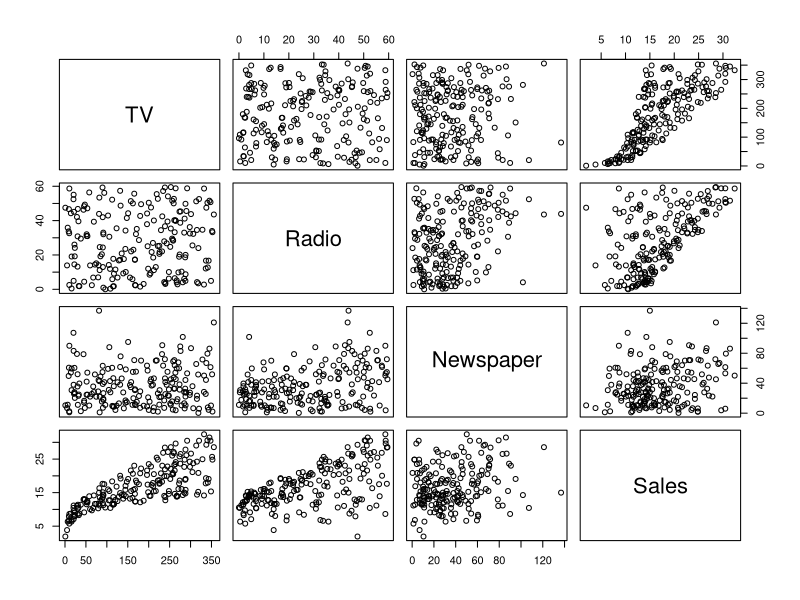
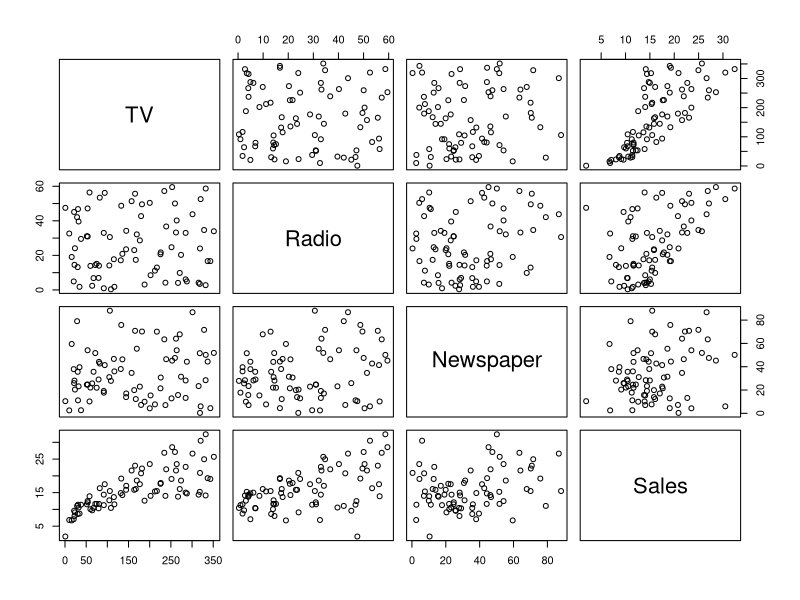
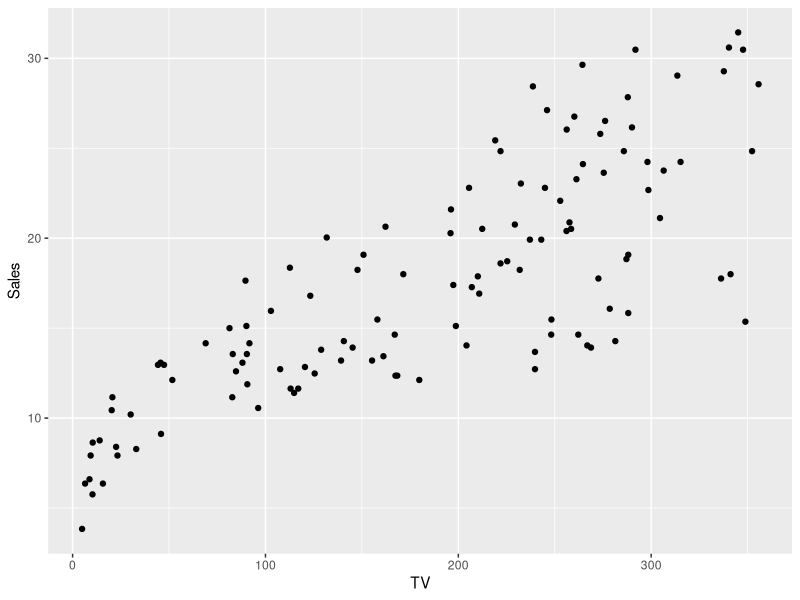
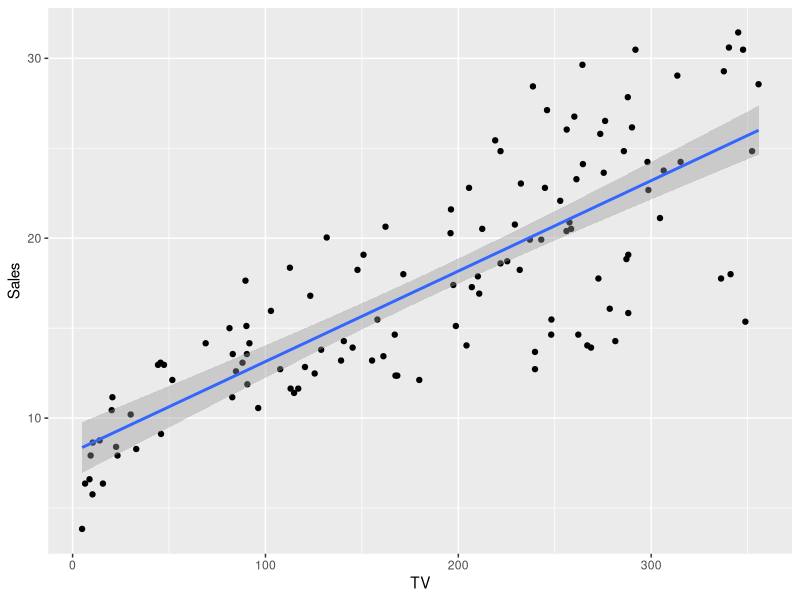
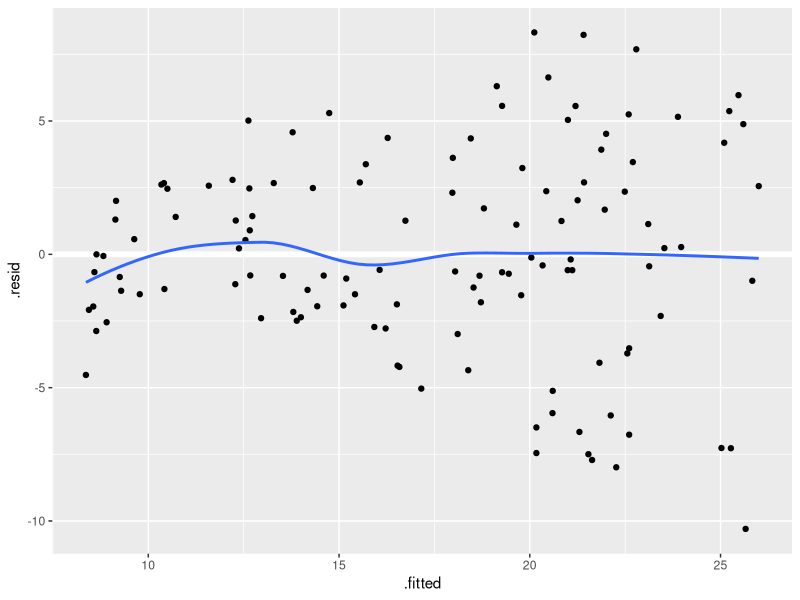
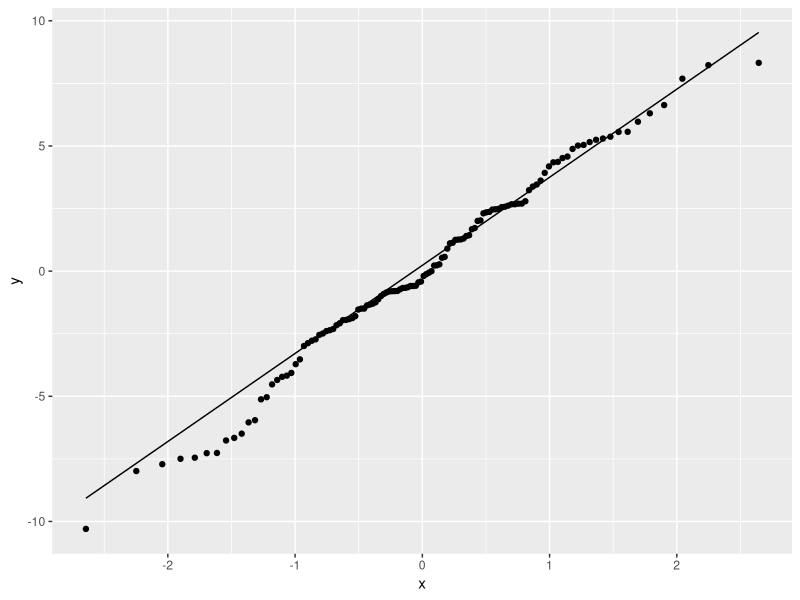
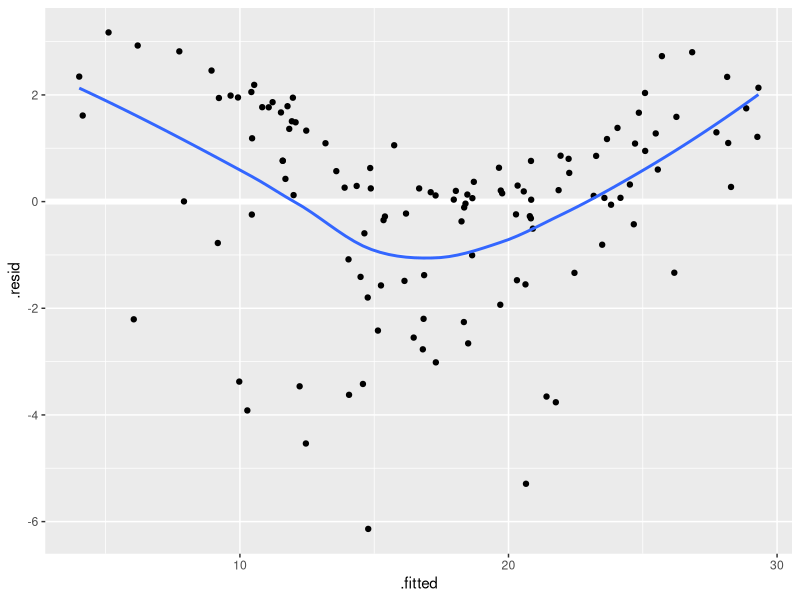
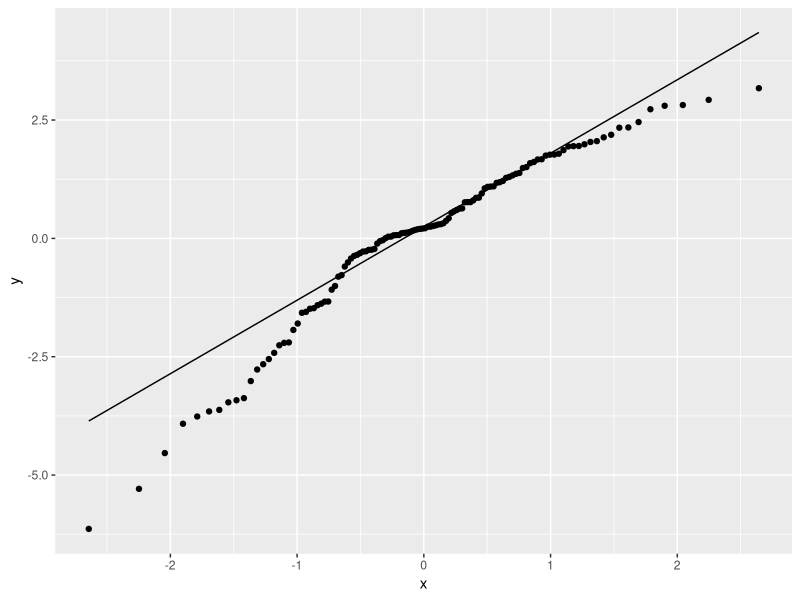

Write the R code that produced these figures, in order.

getwd()
setwd('/Users/hyunjinnam/course-statistics/Lecture 7')
data <- read.csv('data.csv')

str(data)
summary(data)


plot(data)


set.seed(123)
sample <- sample(c(T,F), nrow(data), replace = T, prob = c(0.6, 0.4))
train <- data[sample,]
test <- data[!sample,]


library(ggplot2)
plot(test)

ggplot(data = train, aes(TV, Sales)) +
  geom_point()


library(broom)
library(modelr)


model1 <- lm(Sales ~ TV, data = train)
model1_results <- augment(model1, train)

summary(model1)


ggplot(data = train, aes(TV, Sales)) +
  geom_point() +
  geom_smooth(method = 'lm')



model1_plot1 <- ggplot(model1_results, aes(.fitted, .resid)) +
  geom_ref_line(h = 0) +
  geom_point() +
  geom_smooth(se = F) 
model1_plot1


model1_plot2 <- ggplot(model1_results, aes( sample = .resid)) +
  stat_qq() +
  stat_qq_line() 
model1_plot2

pred1 <- predict(model1, test)
test$Pred1 <- pred1
test

mse1 <- mean((test$Sales -  test$Pred1)^2)
mse1



model2 <- lm(Sales ~ . , data = train)
model2 <- lm(Sales ~ TV + Radio + Newspaper , data = train)

summary(model2)

model3 <- lm(Sales ~ TV + Radio  , data = train)
model3_results <- augment(model3, train)

summary(model3)


model3_plot1 <- ggplot(model3_results, aes(.fitted, .resid)) +
  geom_ref_line(h = 0) +
  geom_point() +
  geom_smooth(se = F) 
model3_plot1



model3_plot2 <- ggplot(model3_results, aes( sample = .resid)) +
  stat_qq() +
  stat_qq_line() 
model3_plot2


pred3 <- predict(model3, test)
test$Pred3 <- pred3

mse3 <- mean((test$Sales - test$Pred3)^2)
mse1
mse3

